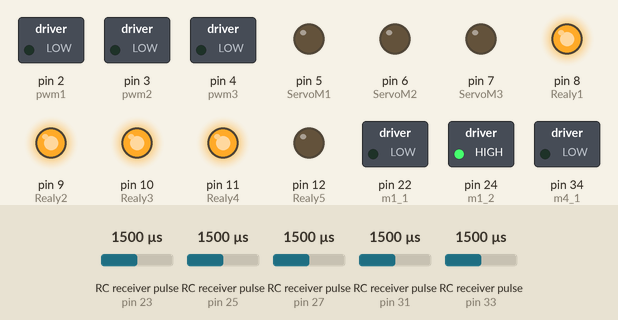
This sketch was run on a simulated Arduino Mega 2560, built with avr-gcc and run on an emulated ATmega2560. Shown: switched loads named in the sketch (green lamp = pin HIGH), output pins drawn as LEDs (lit = HIGH). Wiring (inferred from the names in the program): 5 × RC receiver channel: data pin 23 / data pin 25 / data pin 27 / data pin 31 / data pin 33. The inputs (shaded band) are chosen by the test bench; at power-on: RC receiver pulse (sensors on pin 23, pin 25, pin 27, pin 31, pin 33) 1500 µs. Pins used as bus, display or sensor lines are not drawn.

Above: at 1.2 s.
1.3 s: RC receiver pulse (sensor on pin 23) set to 1401 µs
2.8 s: RC receiver pulse (sensor on pin 23) set to 1386 µs
At 3.4 s:
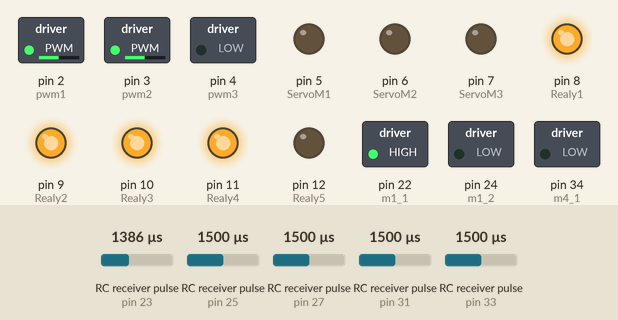
4.3 s: RC receiver pulse (sensor on pin 25) set to 1403 µs
5.8 s: RC receiver pulse (sensor on pin 25) set to 1376 µs
At 6.9 s:
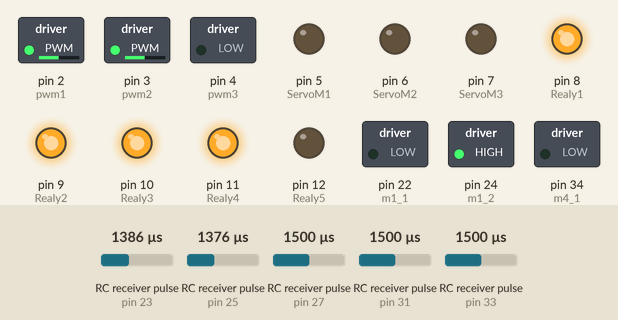
7.3 s: RC receiver pulse (sensor on pin 27) set to 1020 µs
At 8.0 s:
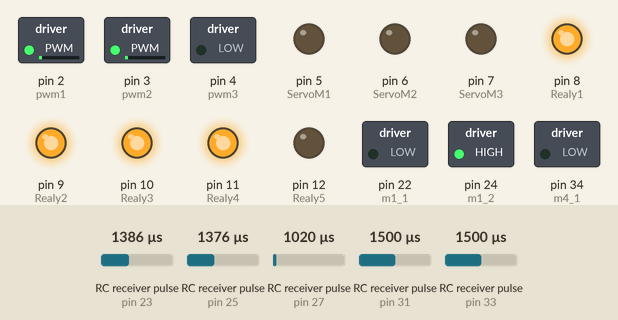
8.8 s: RC receiver pulse (sensor on pin 31) set to 1582 µs
10.3 s: RC receiver pulse (sensor on pin 31) set to 1611 µs
At 11.0 s:
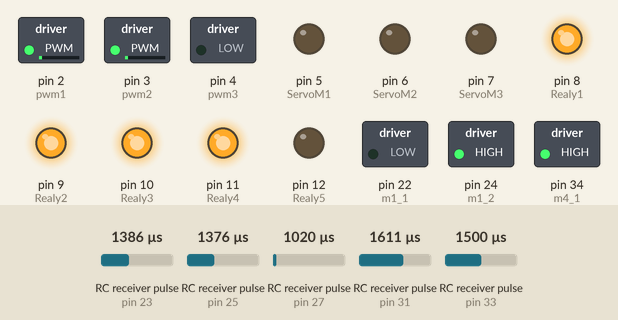
Timing chart, 0 to 12.8 s (numbered marks = the images above; inputs shaded):
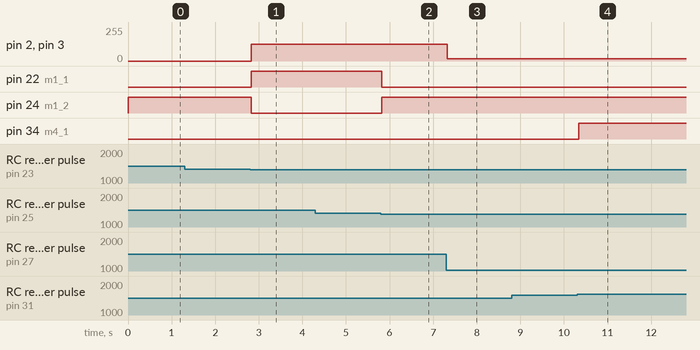

The sketch:

ControllerNuclur.ino
```cpp
#include "configpin.h"
#include "configremote.h"
#include "motorDC.h"
#include "motorStepper.h"
#include"Realy.h"
int CH1 = 0;
int CH2 = 0;
int CH3 = 0;
int CH4 = 0;
int CH5 = 0;
int CH6 = 0;
int CH7 = 0;
int CH8 = 0;
int CH9 = 0;
void setup() {
  intital();
  Realy_1Off();
  Realy_2Off();
  Realy_3Off();
  Realy_4Off();
  motor_1Go(CCW, 0);
  motor_2Go(CCW, 0);
  motor_3Go(CCW, 0);
  motor_4Go(CCW, 0);
  motor_5Go(CCW, 0);
  motor_6Go(CCW, 0);
  motor_7Go(CCW, 0);
  motor_8Go(CCW, 0);
  motor_9Go(CCW, 0);


}
byte command = 0;
void loop() {

  CH5 =  pulseIn(ch5, HIGH);
  CH6 =  pulseIn(ch6, HIGH);


  if (CH5 <= MID + Error &&  CH6 <= MID + Error ) {
    command = 1;
    //Serial.println("mode 1");
  } else if (CH5 <= MID + Error &&  (CH6 >= MID + Error  )) {
    command  = 2;
    //Serial.println("mode 2");
  }
  else if (CH5 >= MID + Error &&  (CH6 <= MID + Error  )) {
    command  = 3;
    //Serial.println("mode 3");
  }

  else if (CH5 >= MID + Error &&  (CH6 >= MID + Error  )) {
    command  = 4;
    //Serial.println("mode 4");
  }


  switch (command) {
    case 1  : {
        CH1 =  pulseIn(ch1, HIGH);
        CH2 =  pulseIn(ch2, HIGH);
        CH3 =  pulseIn(ch3, HIGH);
        int  val = map(CH3, MAXCH3, MINCH3, 0, 255);
        //Serial.println(val);
        if ((CH2 <= MIDCH2 + Error ) && (CH2 >= MIDCH2 - Error) && (CH1 <= MIDCH1 + Error ) && (CH1 >= MIDCH1 - Error)  ) {
          //Serial.println("IDLE Car ");
          motor_1Go(CCW, 0);
          motor_2Go(CCW, 0);
          motor_3Go(CCW, 0);
          motor_4Go(CCW, 0);
          motor_5Go(CCW, 0);
          motor_6Go(CCW, 0);
          motor_7Go(CCW, 0);
          motor_8Go(CCW, 0);
          motor_9Go(CCW, 0);
        }

        else if ((CH2 >= MIDCH2 + Error)) {
          //Serial.println("reward");
          motor_1Go(CW, val);
          motor_2Go(CW, val);

        }  else if ((CH2 <= MIDCH2 - Error)) {
          //Serial.println("forward");
          //   motor_1Go(CW, val);
          motor_1Go(CCW, val);
          motor_2Go(CCW, val);

        }
        else if ((CH1 >= MIDCH1 + Error)) {
          //Serial.println("Right");
          motor_1Go(CCW, val);
          motor_2Go(CW, val);


        }  else if ((CH1 <= MIDCH1 - Error)) {
          //Serial.println("Left");
          //    motor_1Go(CW, val);
          motor_1Go(CW, val);
          motor_2Go(CCW, val);


        }

        break;
      }
    case 2 : {
        CH2 =  pulseIn(ch2, HIGH);
        if ((CH2 <= MIDCH2 + Error ) && (CH2 >= MIDCH2 - Error)) {
          motor_1Go(CCW, 0);
          motor_2Go(CCW, 0);
          motor_3Go(CCW, 0);
          motor_4Go(CCW, 0);
          motor_5Go(CCW, 0);
          motor_6Go(CCW, 0);
          motor_7Go(CCW, 0);
          motor_8Go(CCW, 0);
          motor_9Go(CCW, 0);

        }

        else if ((CH2 >= MIDCH2 + Error)) {
          Serial.println("reward");
          motor_3Go(CW, 255);


        }  else if ((CH2 <= MIDCH2 - Error)) {
          Serial.println("forward");
          motor_3Go(CCW, 255);


        }

        break;
      }
    case 3 : {
        CH2 =  pulseIn(ch2, HIGH);
        if ((CH2 <= MIDCH2 + Error ) && (CH2 >= MIDCH2 - Error)) {
          motor_1Go(CCW, 0);
          motor_2Go(CCW, 0);
          motor_3Go(CCW, 0);
          motor_4Go(CCW, 0);
          motor_5Go(CCW, 0);
          motor_6Go(CCW, 0);
          motor_7Go(CCW, 0);
          motor_8Go(CCW, 0);
          motor_9Go(CCW, 0);
        }

        else if ((CH2 >= MIDCH2 + Error)) {
          //Serial.println("reward");

          motor_4Go(CCW, 255);

        }  else if ((CH2 <= MIDCH2 - Error)) {
          //Serial.println("forward");

          motor_4Go(CW, 255);

        }
        break;
      }
    case 4: { // motion control up down by ch2 left right by ch1  speed by ch 3 keep by ch 8
        CH1 =  pulseIn(ch1, HIGH);
        CH2 =  pulseIn(ch2, HIGH);
        CH3 =  pulseIn(ch3, HIGH);
        CH8 =  pulseIn(ch8, HIGH);

        int  val = map(CH3, MAXCH3, MINCH3, 30, 255);

        if ((CH2 <= MIDCH2 + Error ) && (CH2 >= MIDCH2 - Error) && (CH1 <= MIDCH1 + Error ) && (CH1 >= MIDCH1 - Error)  ) {
          //Serial.println("IDLE ARM ");
          motor_4Go(CCW, 0);
          motor_5Go(CCW, 0);
          motor_6Go(CCW, 0);
          motor_7Go(CCW, 0);
        }

        else if ((CH2 >= MIDCH2 + Error)) {

          //Serial.println("reward");
          motor_4Go(CW, 255);
          motor_5Go(CW, 255);
          motor_6Go(CW, 255);
          motor_7Go(CW, 255);


        }  else if ((CH2 <= MIDCH2 - Error)) {
          //  Serial.println("forward");
          motor_4Go(CCW, 255);
          motor_5Go(CCW, 255);
          motor_6Go(CCW, 255);
          motor_7Go(CCW, 255);

        }
        else if ((CH1 >= MIDCH1 + Error)) {
          //Serial.println("Right");


        }  else if ((CH1 <= MIDCH1 - Error)) {
          //Serial.println("Left");


        }

        break;
      }

    default : {
        ////Serial.println("error");
        break;
      }


  }

}
```

Realy.h
```cpp
void Realy_1On( ) {
  digitalWrite(Realy1, 0);
}
void Realy_2On( ) {
  digitalWrite(Realy2, 0);
}
void Realy_3On( ) {
  digitalWrite(Realy3, 0);
}
void Realy_4On( ) {
  digitalWrite(Realy4, 0);
}
void Realy_5On( ) {
  digitalWrite(Realy5, 0);
}


void Realy_1Off() {
  digitalWrite(Realy1, 1);
}
void Realy_2Off() {
  digitalWrite(Realy2, 1);
}
void Realy_3Off() {
  digitalWrite(Realy3, 1);
}
void Realy_4Off() {
  digitalWrite(Realy4, 1);
} void Realy_5Off( ) {
  digitalWrite(Realy5, 1);
}
```

motorDC.h
```cpp
#define CW 1
#define CCW 0

void motor_1Go(byte x, byte speeds) {
  if (x == 1) {
    digitalWrite(m1_1, 1);
    digitalWrite(m1_2, 0);
    analogWrite(pwm1, speeds);

  } else {
    digitalWrite(m1_1, 0);
    digitalWrite(m1_2, 1);
    analogWrite(pwm1, speeds);
  }

}

void motor_2Go(byte x, byte speeds) {
  if (x == 1) {
    digitalWrite(m2_1, 1);
    digitalWrite(m2_2, 0);
    analogWrite(pwm2, speeds);

  } else {
    digitalWrite(m2_1, 0);
    digitalWrite(m2_2, 1);
    analogWrite(pwm2, speeds);
  }

}


void motor_3Go(byte x, byte speeds) {
  if (x == 1) {
    digitalWrite(m3_1, 1);
    digitalWrite(m3_2, 0);
    analogWrite(pwm3, speeds);

  } else {
    digitalWrite(m3_1, 0);
    digitalWrite(m3_2, 1);
    analogWrite(pwm3, speeds);
  }

}


void motor_4Go(byte x, byte speeds) {
  if (speeds == 0) {
    digitalWrite(m4_1, 0);
    digitalWrite(m4_2, 0);
  } else {
    if (x == 1) {
      digitalWrite(m4_1, 1);
      digitalWrite(m4_2, 0);


    } else {
      digitalWrite(m4_1, 0);
      digitalWrite(m4_2, 1);

    }
  }


}


void motor_5Go(byte x, byte speeds) {
  if (speeds == 0) {
    digitalWrite(m5_1, 0);
    digitalWrite(m5_2, 0);
  } else {
    if (x == 1) {
      digitalWrite(m5_1, 1);
      digitalWrite(m5_2, 0);


    } else {
      digitalWrite(m5_1, 0);
      digitalWrite(m5_2, 1);

    }
  }


}


void motor_6Go(byte x, byte speeds) {
  if(speeds == 0){
     digitalWrite(m6_1, 0);
    digitalWrite(m6_2, 0);
  }else {
    if (x == 1) {
    digitalWrite(m6_1, 1);
    digitalWrite(m6_2, 0);


  } else {
    digitalWrite(m6_1, 0);
    digitalWrite(m6_2, 1);

  }
  }


}


void motor_7Go(byte x, byte speeds) {
  if(speeds == 0){
     digitalWrite(m7_1, 0);
    digitalWrite(m7_2, 0);
  }else {
    if (x == 1) {
    digitalWrite(m7_1, 1);
    digitalWrite(m7_2, 0);


  } else {
    digitalWrite(m7_1, 0);
    digitalWrite(m7_2, 1);

  }
  }


}


void motor_8Go(byte x, byte speeds) {
  if(speeds == 0){
     digitalWrite(m8_1, 0);
    digitalWrite(m8_2, 0);
  }else {
    if (x == 1) {
    digitalWrite(m8_1, 1);
    digitalWrite(m8_2, 0);


  } else {
    digitalWrite(m8_1, 0);
    digitalWrite(m8_2, 1);

  }
  }


}


void motor_9Go(byte x, byte speeds) {
  if(speeds == 0){
     digitalWrite(m9_1, 0);
    digitalWrite(m9_2, 0);
  }else {
    if (x == 1) {
    digitalWrite(m9_1, 1);
    digitalWrite(m9_2, 0);


  } else {
    digitalWrite(m9_1, 0);
    digitalWrite(m9_2, 1);

  }
  }


}
```

motorStepper.h
```cpp
// TB6600
#define CW 1
#define CCW 0
/*
void motorStep_1Go(int cycle, byte spins, int speeds) {
  int i = 0;
  int cycles = map(cycle, 0, 360, 0, 6400);
  while (i != cycles) {
    digitalWrite(DIRM1, spins);
    digitalWrite(ENAM1, HIGH);
    digitalWrite(PULM1, HIGH);
    delayMicroseconds(speeds);
    digitalWrite(PULM1, LOW);
    delayMicroseconds(speeds);
    i++;
  }
}

void motorStep_2Go(int cycle, byte spins, int speeds) {
  int i = 0;
  int cycles = map(cycle, 0, 360, 0, 6400);
  while (i != cycles) {
    digitalWrite(DIRM2, spins);
    digitalWrite(ENAM2, HIGH);
    digitalWrite(PULM2, HIGH);
    delayMicroseconds(speeds);
    digitalWrite(PULM2, LOW);
    delayMicroseconds(speeds);
    i++;
  }
}


void motorStep_3Go(int cycle, byte spins, int speeds) {
  int i = 0;
  int cycles = map(cycle, 0, 360, 0, 6400);
  while (i != cycles) {
    digitalWrite(DIRM3, spins);
    digitalWrite(ENAM3, HIGH);
    digitalWrite(PULM3, HIGH);
    delayMicroseconds(speeds);
    digitalWrite(PULM3, LOW);
    delayMicroseconds(speeds);
    i++;
  }
}
*/
void motorStep_4Go(int cycle, byte spins, int speeds) {
  int i = 0;
  int cycles = map(cycle, 0, 360, 0, 6400);
  while (i != cycles) {
    digitalWrite(DIRM4, spins);
    digitalWrite(ENAM4, HIGH);
    digitalWrite(PULM4, HIGH);
    delayMicroseconds(speeds);
    digitalWrite(PULM4, LOW);
    delayMicroseconds(speeds);
    i++;
  }
}
```

configpin.h
```cpp
#define ch1  23
#define ch2 25
#define ch3  27
#define ch4  29

#define ch5 31
#define ch6 33
#define ch7  35
#define ch8  37
#define ch9  39


#define m1_1 22
#define m1_2 24
#define pwm1 2

#define m2_1 26
#define m2_2 28
#define pwm2 3

#define m3_1 30
#define m3_2 32
#define pwm3 4


#define m4_1 34
#define m4_2 36

#define m5_1 38
#define m5_2 40


#define m6_1 42
#define m6_2 44


#define m7_1 46
#define m7_2 48

#define m8_1 47
#define m8_2 45

#define m9_1 43
#define m9_2 41

#define pwmall 13

/*
  #define PULM1 34
  #define DIRM1 36
  #define ENAM1 38
  #define powerM1 40
  #define PULM2 42
  #define DIRM2 44
  #define ENAM2 46
  #define powerM2 48


#define PULM3 47
#define DIRM3 45
#define ENAM3 43
#define powerM3 41
*/

#define PULM4 52
#define DIRM4 53
#define ENAM4 51
#define powerM4 49


#define Realy1 8
#define Realy2 9
#define Realy3 10
#define Realy4 11
#define Realy5 12

#define ServoM1 5
#define ServoM2 6
#define ServoM3 7


void intital() {
  // begin DC motor
  pinMode(m1_1, OUTPUT); // motor DC 1
  pinMode(m1_2, OUTPUT);
  pinMode(pwm1, OUTPUT);

  pinMode(m2_1, OUTPUT); // motor DC 2
  pinMode(m2_2, OUTPUT);
  pinMode(pwm2, OUTPUT);

  pinMode(m3_1, OUTPUT); // motor DC 3
  pinMode(m3_2, OUTPUT);
  pinMode(pwm3, OUTPUT);


  pinMode(pwmall, OUTPUT);

  pinMode(m4_1, OUTPUT); // motor DC 4
  pinMode(m4_2, OUTPUT);

  pinMode(m5_1, OUTPUT); // motor DC 5
  pinMode(m5_2, OUTPUT);

  pinMode(m6_1, OUTPUT); // motor DC 6
  pinMode(m6_2, OUTPUT);

  pinMode(m7_1, OUTPUT); // motor DC 7
  pinMode(m7_2, OUTPUT);

  pinMode(m8_1, OUTPUT); // motor DC 8
  pinMode(m8_2, OUTPUT);

  pinMode(m9_1, OUTPUT); // motor DC 9
  pinMode(m9_2, OUTPUT);
  analogWrite(pwmall,255);

  /*

    pinMode(PULM1, OUTPUT); //motor Step 1
    pinMode(DIRM1, OUTPUT);
    pinMode(ENAM1, OUTPUT);
    pinMode(powerM1, OUTPUT);
    // end DC motor

    // begin Stepper Motor
    pinMode(PULM1, OUTPUT); //motor Step 1
    pinMode(DIRM1, OUTPUT);
    pinMode(ENAM1, OUTPUT);
    pinMode(powerM1, OUTPUT);
    digitalWrite(powerM1, HIGH);

    pinMode(PULM2, OUTPUT); //motor Step 2
    pinMode(DIRM2, OUTPUT);
    pinMode(ENAM2, OUTPUT);
    pinMode(powerM2, OUTPUT);
    digitalWrite(powerM2, HIGH);


    pinMode(PULM3, OUTPUT); //motor Step 3
    pinMode(DIRM3, OUTPUT);
    pinMode(ENAM3, OUTPUT);
    pinMode(powerM3, OUTPUT);
    digitalWrite(powerM3, HIGH);
  */
  pinMode(PULM4, OUTPUT);  //motor Step 4
  pinMode(DIRM4, OUTPUT);
  pinMode(ENAM4, OUTPUT);
  pinMode(powerM4, OUTPUT);
  digitalWrite(powerM4, HIGH);
  // end  Stepper Motor

  // begin Servo motor
  pinMode(ServoM1, OUTPUT);  //motor Servo 1
  pinMode(ServoM2, OUTPUT);  //motor Servo 2
  pinMode(ServoM3, OUTPUT); //motor Servo 3
  // end   Servo motor

  // begin Realy
  pinMode(Realy1, OUTPUT);
  pinMode(Realy2, OUTPUT);
  pinMode(Realy3, OUTPUT);
  pinMode(Realy4, OUTPUT);
  pinMode(Realy5, OUTPUT);
  // end Realy

}
```

configremote.h
```cpp
#define MAX  1920
#define MID  1495
#define MIN  1080

#define MAXCH1  1920
#define MIDCH1  1495
#define MINCH1  1080

#define MAXCH2  1920
#define MIDCH2  1495
#define MINCH2  1080

#define MAXCH3  1910
#define MINCH3  1080

#define MAXCH4  1910
#define MIDCH4  1490
#define MINCH4  1080

#define Error   100
```

Measured:
- the behaviour switches between 1394 and 1393 µs on RC receiver pulse (sensor on pin 23) (found by bisection; images 0 and 1)
- the behaviour switches between 1395 and 1394 µs on RC receiver pulse (sensor on pin 25) (found by bisection; images 1 and 2)
- the behaviour switches between 1594 and 1595 µs on RC receiver pulse (sensor on pin 31) (found by bisection; images 3 and 4)
- after the input at 1.3 s, every drawn part: stays the same
- after the input at 2.8 s, pin 2 (pwm1), pin 3 (pwm2): 0/255 → 125/255 at once; pin 22 (m1_1): LOW → HIGH at once; pin 24 (m1_2): HIGH → LOW at once
- after the input at 4.3 s, every drawn part: stays the same
- after the input at 5.8 s, pin 22 (m1_1): HIGH → LOW at once; pin 24 (m1_2): LOW → HIGH at once
- after the input at 7.3 s, pin 2 (pwm1), pin 3 (pwm2): 125/255 → 17/255 at once
- after the input at 8.8 s, every drawn part: stays the same
- after the input at 10.3 s, pin 34 (m4_1): LOW → HIGH at once
